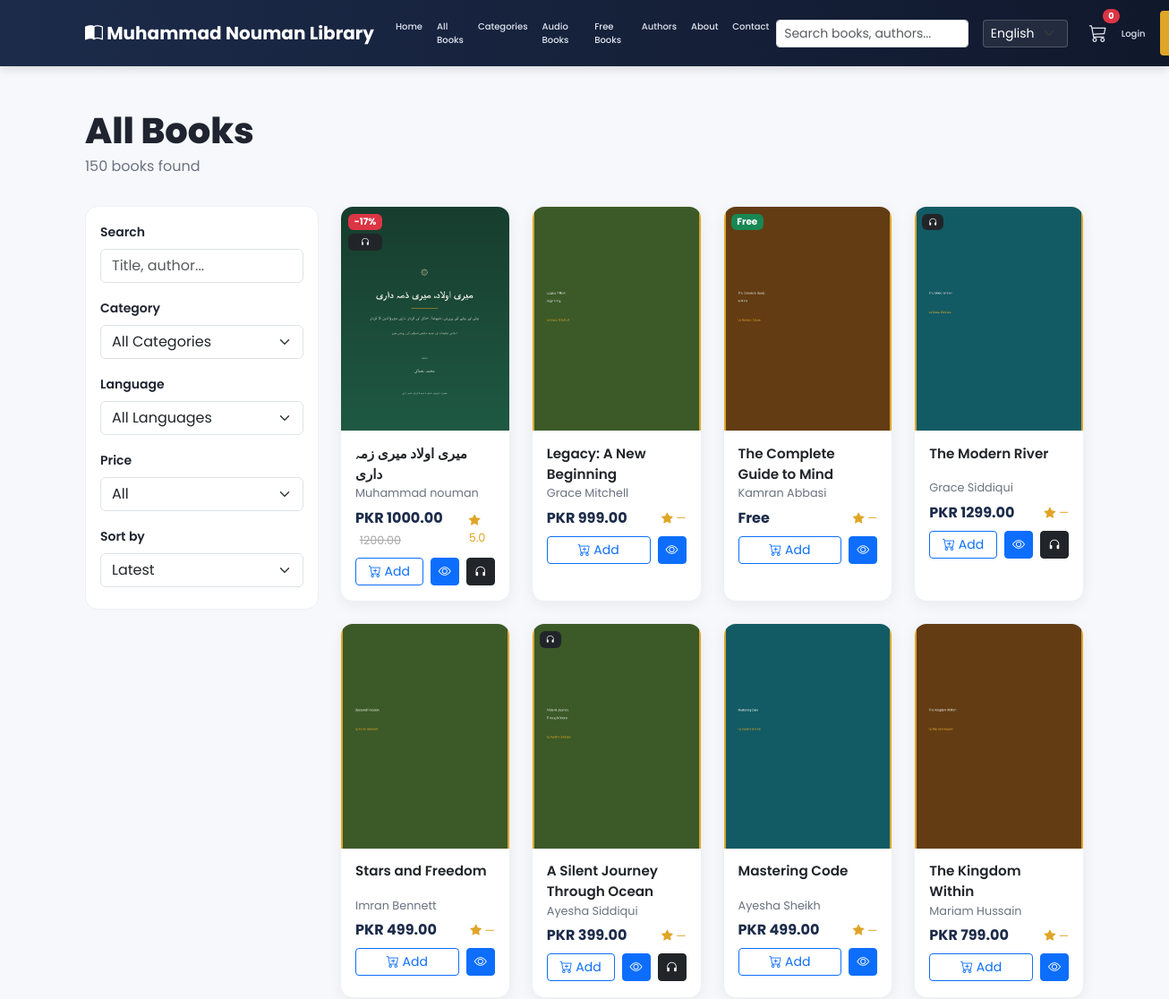
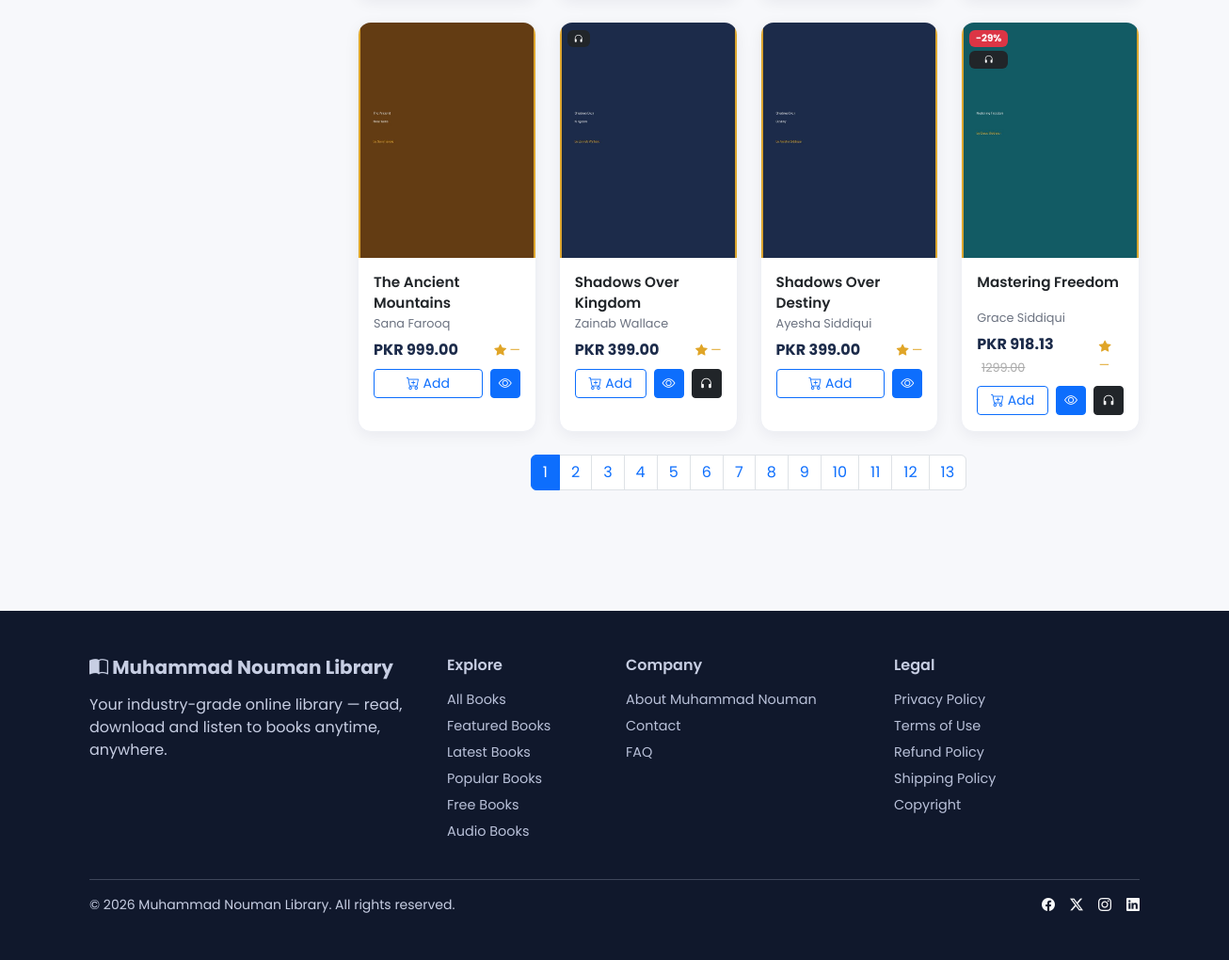
The page /books/ on the database its author committed (2 pictures, top to bottom).
### apps/books/models.py (models this page shows, shortened)
class Book(models.Model):
    LANGUAGE_CHOICES = [
        ('en', 'English'),
        ('ur', 'Urdu'),
        ('ar', 'Arabic'),
    ]
    title = models.CharField(max_length=250)
    slug = models.SlugField(max_length=270, unique=True, blank=True)
    author = models.ForeignKey(Author, on_delete=models.CASCADE, related_name='books')
    category = models.ForeignKey(Category, on_delete=models.CASCADE, related_name='books')
    description = models.TextField(blank=True)
    short_description = models.CharField(max_length=300, blank=True)
    language = models.CharField(max_length=10, choices=LANGUAGE_CHOICES, default='en')
    pages = models.PositiveIntegerField(default=0)
    isbn = models.CharField(max_length=20, blank=True)
    published_date = models.DateField(null=True, blank=True)
    price = models.DecimalField(max_digits=8, decimal_places=2, default=0)
    discount_price = models.DecimalField(max_digits=8, decimal_places=2, null=True, blank=True)
    cover = models.ImageField(upload_to='covers/', blank=True, null=True)
    pdf_file = models.FileField(upload_to='books/', blank=True, null=True)
    audio_file = models.FileField(upload_to='audio/', blank=True, null=True)
    preview_pages = models.PositiveIntegerField(default=10, help_text="Pages visible in free preview")
    is_featured = models.BooleanField(default=False)
    is_free = models.BooleanField(default=False)
    is_published = models.BooleanField(default=True)
    is_bestseller = models.BooleanField(default=False)
    views_count = models.PositiveIntegerField(default=0)
    downloads_count = models.PositiveIntegerField(default=0)
    created_at = models.DateTimeField(auto_now_add=True)
    updated_at = models.DateTimeField(auto_now=True)
    class Meta:
        ordering = ['-created_at']
        indexes = [
            models.Index(fields=['is_published', 'is_featured']),
            models.Index(fields=['is_published', 'is_free']),
        ]
    def get_absolute_url(self):
        return reverse('books:detail', args=[self.slug])
    @property
    def final_price(self):
        if self.is_free:
            return 0
        if self.discount_price:
            return self.discount_price
        return self.price
    @property
    def has_discount(self):
        return bool(self.discount_price and self.discount_price < self.price)
    @property
    def discount_percent(self):
        if self.has_discount and self.price:
            return round((1 - (self.discount_price / self.price)) * 100)
        return 0
    @property
    def has_audio(self):
        return bool(self.audio_file)
    @property
    def average_rating(self):
        agg = self.reviews.filter(is_approved=True).aggregate(models.Avg('rating'))
        return round(agg['rating__avg'] or 0, 1)

class Author(models.Model):
    name = models.CharField(max_length=150)
    slug = models.SlugField(max_length=170, unique=True, blank=True)
    bio = models.TextField(blank=True)
    photo = models.ImageField(upload_to='authors/', blank=True, null=True)
    class Meta:
        ordering = ['name']

### apps/books/views.py (the view)
# urls.py: path('', views.book_list, name='list'),
def book_list(request):
    books_qs = Book.objects.filter(is_published=True).select_related('author', 'category')
    q = request.GET.get('q', '').strip()
    category = request.GET.get('category', '')
    language = request.GET.get('language', '')
    price = request.GET.get('price', '')  # free | paid
    sort = request.GET.get('sort', 'latest')
    if q:
        books_qs = books_qs.filter(
            Q(title__icontains=q) | Q(author__name__icontains=q) | Q(description__icontains=q)
        )
    if category:
        books_qs = books_qs.filter(category__slug=category)
    if language:
        books_qs = books_qs.filter(language=language)
    if price == 'free':
        books_qs = books_qs.filter(is_free=True)
    elif price == 'paid':
        books_qs = books_qs.filter(is_free=False)
    sort_map = {
        'latest': '-created_at',
        'popular': '-views_count',
        'price_low': 'price',
        'price_high': '-price',
        'title': 'title',
    }
    books_qs = books_qs.order_by(sort_map.get(sort, '-created_at'))
    page = _paginate(request, books_qs)
    context = {'page_obj': page, 'books': page.object_list, 'q': q}
    if request.headers.get('x-requested-with') == 'XMLHttpRequest':
        html = render_to_string('books/_book_grid.html', context, request=request)
        return JsonResponse({'html': html, 'count': books_qs.count()})
    return render(request, 'books/book_list.html', context)

### apps/books/views.py (called while the page is built)
def _paginate(request, qs, page_size=PAGE_SIZE):
    paginator = Paginator(qs, page_size)
    return paginator.get_page(request.GET.get('page'))

### apps/categories/context_processors.py (called while the page is built)
def category_menu(request):
    categories = Category.objects.filter(is_active=True).order_by('name')
    return {'nav_categories': categories}

### apps/core/context_processors.py (called while the page is built)
def site_settings(request):
    return {
        'SITE_NAME': settings.SITE_NAME,
        'CURRENCY': settings.CURRENCY,
    }

### apps/orders/cart.py (called while the page is built)
    def __len__(self):
        return sum(item['quantity'] for item in self.cart.values())

    def get_total_price(self):
        return sum(Decimal(item['price']) * item['quantity'] for item in self.cart.values())

### apps/orders/context_processors.py (called while the page is built)
def cart_summary(request):
    cart = getattr(request, 'cart', None)
    if cart is None:
        return {'cart_count': 0, 'cart_total': 0}
    return {'cart_count': len(cart), 'cart_total': cart.get_total_price()}

### templates/books/book_list.html (shortened to what this page needs)
{% extends "base.html" %}
{% load i18n %}
{% block content %}
<div class="container py-5">
  <h1 class="section-title">{{ page_title|default:"All Books" }}</h1>
  <p class="section-sub"><span id="resultCount">{{ page_obj.paginator.count }}</span> {% trans "books found" %}</p>
  <div class="row g-4">
    <div class="col-lg-3">
      <form id="bookFilterForm" data-base-url="{% url 'books:list' %}" class="filters-bar">
        <div class="mb-3">
          <label class="form-label fw-semibold small">{% trans "Search" %}</label>
          <input type="text" name="q" value="{{ q }}" class="form-control" placeholder="{% trans 'Title, author...' %}">
        </div>
        <div class="mb-3">
          <label class="form-label fw-semibold small">{% trans "Category" %}</label>
          <select name="category" class="form-select">
            <option value="">{% trans "All Categories" %}</option>
          </select>
        </div>
        <div class="mb-3">
          <label class="form-label fw-semibold small">{% trans "Language" %}</label>
          <select name="language" class="form-select">
            <option value="">{% trans "All Languages" %}</option>
          </select>
        </div>
        <div class="mb-3">
          <label class="form-label fw-semibold small">{% trans "Price" %}</label>
          <select name="price" class="form-select">
            <option value="">{% trans "All" %}</option>
          </select>
        </div>
        <div class="mb-2">
          <label class="form-label fw-semibold small">{% trans "Sort by" %}</label>
          <select name="sort" class="form-select">
            <option value="latest">{% trans "Latest" %}</option>
          </select>
        </div>
      </form>
    </div>
    <div class="col-lg-9">
      <div id="bookGrid">
        {% include "books/_book_grid.html" %}
      </div>
    </div>
  </div>
</div>
{% endblock %}

### templates/books/_book_card.html
{% load i18n %}
<div class="col-6 col-md-4 col-lg-3">
  <div class="book-card">
    <a href="{{ book.get_absolute_url }}" class="cover-wrap d-block">
      {% if book.cover %}
        <img src="{{ book.cover.url }}" alt="{{ book.title }}" loading="lazy">
      {% else %}
        <img src="https://placehold.co/300x400/1c2b4a/fff?text={{ book.title|urlencode }}" alt="{{ book.title }}" loading="lazy">
      {% endif %}
      <div class="badges">
        {% if book.is_free %}<span class="badge bg-success">{% trans "Free" %}</span>{% endif %}
        {% if book.has_discount %}<span class="badge bg-danger">-{{ book.discount_percent }}%</span>{% endif %}
        {% if book.has_audio %}<span class="badge bg-dark"><i class="bi bi-headphones"></i></span>{% endif %}
      </div>
    </a>
    <div class="body">
      <div class="title"><a href="{{ book.get_absolute_url }}" class="text-decoration-none text-dark">{{ book.title }}</a></div>
      <div class="author">{{ book.author.name }}</div>
      <div class="d-flex justify-content-between align-items-center">
        <div class="price">
          {% if book.is_free %}{% trans "Free" %}
          {% else %}{{ CURRENCY }} {{ book.final_price }}
            {% if book.has_discount %}<span class="old">{{ book.price }}</span>{% endif %}
          {% endif %}
        </div>
        <div class="rating"><i class="bi bi-star-fill"></i> {{ book.average_rating|default:"—" }}</div>
      </div>
      <div class="d-flex gap-2 mt-2 icon-actions">
        <button class="btn btn-sm btn-outline-primary flex-fill js-add-to-cart" data-book-id="{{ book.id }}">
          <i class="bi bi-cart-plus"></i> {% trans "Add" %}
        </button>
        <a href="{{ book.get_absolute_url }}" class="btn btn-sm btn-primary"><i class="bi bi-eye"></i></a>
        {% if book.has_audio %}
        <button class="btn btn-sm btn-dark js-listen-audio" data-audio-url="{{ book.audio_file.url }}" data-title="{{ book.title }}"><i class="bi bi-headphones"></i></button>
        {% endif %}
      </div>
    </div>
  </div>
</div>

### static/css/style.css (style rules this page uses)
:root { --mnl-primary: #1c2b4a; --mnl-primary-dark: #10182c; --mnl-accent: #e0a527; --mnl-accent-dark: #c78f1c; --mnl-bg: #f7f8fb; --mnl-card: #ffffff; --mnl-text: #1f2430; --mnl-muted: #6b7280; --radius: 14px; }
body { font-family: 'Poppins', system-ui, sans-serif; background: var(--mnl-bg); color: var(--mnl-text); }
.section-title { font-weight: 800; margin-bottom: .25rem; }
.section-sub { color: var(--mnl-muted); margin-bottom: 2rem; }
.book-card { background: var(--mnl-card); border-radius: var(--radius); overflow: hidden; box-shadow: 0 4px 16px rgba(20,25,50,.06); transition: transform .18s ease, box-shadow .18s ease; height: 100%; border: 1px solid #eef0f5; }
.book-card .cover-wrap { position: relative; aspect-ratio: 3/4; background: #e9ecf3; overflow: hidden; }
.book-card .cover-wrap img { width: 100%; height: 100%; object-fit: cover; }
.book-card .badges { position: absolute; top: .5rem; left: .5rem; display: flex; flex-direction: column; gap: .3rem; }
.book-card .badges .badge { font-size: .65rem; }
.book-card .body { padding: .9rem 1rem 1.1rem; }
.book-card .title { font-weight: 600; font-size: .95rem; display: -webkit-box; -webkit-line-clamp: 2; -webkit-box-orient: vertical; overflow: hidden; min-height: 2.6em; }
.book-card .author { color: var(--mnl-muted); font-size: .8rem; margin-bottom: .4rem; }
.book-card .price { font-weight: 700; color: var(--mnl-primary); }
.book-card .price .old { text-decoration: line-through; color: #aaa; font-weight: 400; font-size: .8rem; margin-left: .3rem; }
.book-card .rating { color: var(--mnl-accent); font-size: .8rem; }
.book-card .icon-actions { display: flex; gap: .4rem; }
.book-card .icon-actions .btn { padding: .25rem .5rem; }
.filters-bar { background: #fff; border-radius: var(--radius); padding: 1rem; border: 1px solid #eef0f5; }

### rows shown on the page
Book: cover (picture), discount_percent "17", title "میری اولاد میری زمہ داری", author.name "Muhammad nouman", CURRENCY "PKR", final_price "1000.00", price "1200.00", average_rating "5.0"
Book: cover (picture), title "Legacy: A New Beginning", author.name "Grace Mitchell", CURRENCY "PKR", final_price "999.00", average_rating "—"
Book: cover (picture), title "The Complete Guide to Mind", author.name "Kamran Abbasi", average_rating "—"
Book: cover (picture), title "The Modern River", author.name "Grace Siddiqui", CURRENCY "PKR", final_price "1299.00", average_rating "—"
Book: cover (picture), title "Stars and Freedom", author.name "Imran Bennett", CURRENCY "PKR", final_price "499.00", average_rating "—"
Book: cover (picture), title "A Silent Journey Through Ocean", author.name "Ayesha Siddiqui", CURRENCY "PKR", final_price "399.00", average_rating "—"
Book: cover (picture), title "Mastering Code", author.name "Ayesha Sheikh", CURRENCY "PKR", final_price "499.00", average_rating "—"
Book: cover (picture), title "The Kingdom Within", author.name "Mariam Hussain", CURRENCY "PKR", final_price "799.00", average_rating "—"
Book: cover (picture), title "The Ancient Mountains", author.name "Sana Farooq", CURRENCY "PKR", final_price "999.00", average_rating "—"
Book: cover (picture), title "Shadows Over Kingdom", author.name "Zainab Wallace", CURRENCY "PKR", final_price "399.00", average_rating "—"
Book: cover (picture), title "Shadows Over Destiny", author.name "Ayesha Siddiqui", CURRENCY "PKR", final_price "399.00", average_rating "—"
Book: cover (picture), discount_percent "29", title "Mastering Freedom", author.name "Grace Siddiqui", CURRENCY "PKR", final_price "918.13", price "1299.00", average_rating "—"

### other values the page prints
{{ SITE_NAME }} "Muhammad Nouman Library"
{{ cart_count }} "0"
{{ page_title|default:"All Books" }} "All Books"
{{ page_obj.paginator.count }} "150"
{{ num }} "1" "2" "3" "4" "5" "6" "7" "8" "9" "10" "11" "12" "13"
form field language "English"
